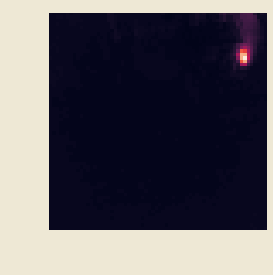
#> input picture light.png, 273 x 275 px
$ python photo_compress.py light.png
#> lines starting #> are read from the running program, lines starting #| are printed output that depends on the picture
import sys
import numpy
import cv2

def normalized(a, axis=-1, order=2):
    l2 = numpy.atleast_1d(numpy.linalg.norm(a, order, axis))
    l2[l2==0] = 1
    return a / numpy.expand_dims(l2, axis)

def main():
    thing = sys.argv[1:] #Collects photos to be parsed
    im1 = cv2.imread(thing[0])
#> im1 is the input picture: shape (275, 273, 3); mean B, G, R 97.4, 90.1, 93
    print(im1.shape)
#| (275, 273, 3)
    summative = numpy.empty(im1.shape) #This starts our desired numpy array
    for i in thing:
        im = cv2.imread(i)
        summative = numpy.add(summative,im)
    print("The summative numpy array is: ")
    print(summative)
#> (printed output is left out)
    print("The normalized numpy array is: ")
    prepped = normalized(summative,2)*255
#> in normalized, `l2 = numpy.atleast_1d(numpy.linalg.norm(a, order, axis))`:
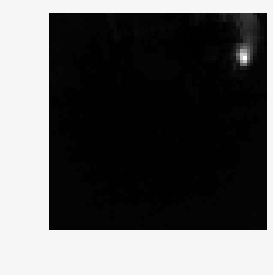
#> l2: shape (275, 273) float64; min 25.4, max 407, mean 166.2; drawn with min black and max white
#> in normalized, `return a / numpy.expand_dims(l2, axis)`:
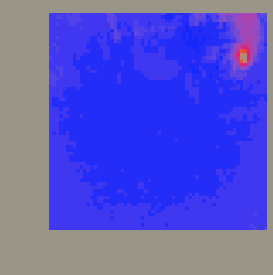
#> returned value: shape (275, 273, 3) float64; mean of channels 0, 1, 2 0.798, 0.345, 0.355; drawn as B, G, R
    final = prepped.astype(int)
    cv2.imwrite("final.jpg",final)

if __name__ == '__main__':
    main()
